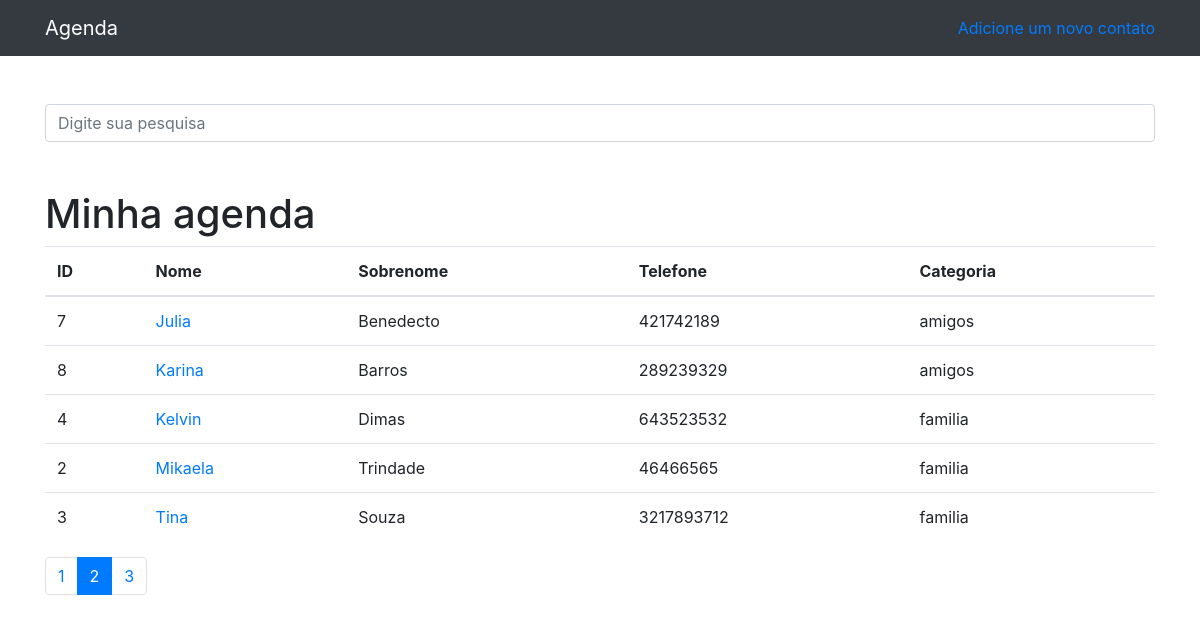
Screenshot of /?p=2&termo= with the database file from the repository.
### contatos/models.py (models this page shows)
class Contato(models.Model):
    nome = models.CharField(max_length=255)
    sobrenome = models.CharField(max_length=255, blank=True)#Blank torna o campo opcional
    telefone = models.CharField(max_length=255)
    email = models.CharField(max_length=255, blank=True)
    data_criacao = models.DateTimeField(default=timezone.now)
    descricao = models.TextField()
    categoria = models.ForeignKey(Categoria, on_delete=models.DO_NOTHING)
    mostrar = models.BooleanField(default=True)
    foto = models.ImageField(blank=True, upload_to='fotos/%Y/%m/%d')

class Categoria(models.Model):
    nome = models.CharField(max_length=255)
    def __str__(self):
        return self.nome

### contatos/views.py (the view)
# urls.py: path('', views.index, name="index"),
def index(request):
    contatos = Contato.objects.order_by('nome').filter(mostrar=True)
    paginator = Paginator(contatos, 5)
    page = request.GET.get('p')
    contatos = paginator.get_page(page)
    return render(request, 'paginas/index.html',{
        'contatos': contatos
    })

### contatos/templates/paginas/index.html
{%extends 'base.html'%}
{%block 'conteudo'%}
<h1 class="mt-5">Minha agenda</h1>
        <table class="table">
          <thead>
            <tr>
              <th>ID</th>
              <th>Nome</th>
              <th>Sobrenome</th>
              <th>Telefone</th>
              <th>Categoria</th>
            </tr>
          </thead>
          <tbody>
          {% for contato in contatos %}
              <tr>
                <td>{{contato.id}}</td>
                <td>
                  <a href="{%url 'ver_contato' contato.id  %}">{{contato.nome}}
                  </a>
                </td>
                <td>{{contato.sobrenome}}</td>
                <td>{{contato.telefone}}</td>
                <td>{{contato.categoria}}</td>
              </tr>
          {% endfor %}
          </tbody>
        </table>
        <nav aria-label="Page navigation example">
          <ul class="pagination">
            {%for pagina in contatos.paginator.page_range%}
              {%if contatos.number == pagina%}
                <li class="page-item active"><a class="page-link" href="?p={{pagina}}&termo={{request.GET.termo}}">{{pagina}}</a></li>
              {%else%}
                <li class="page-item"><a class="page-link" href="?p={{pagina}}&termo={{request.GET.termo}}">{{pagina}}</a></li>
              {%endif%}
            {%endfor%}
          </ul>
        </nav>
{%endblock%}

### rows the page displays
Contato: id "7", nome "Julia", sobrenome "Benedecto", telefone "421742189", categoria "amigos"
Contato: id "8", nome "Karina", sobrenome "Barros", telefone "289239329", categoria "amigos"
Contato: id "4", nome "Kelvin", sobrenome "Dimas", telefone "643523532", categoria "familia"
Contato: id "2", nome "Mikaela", sobrenome "Trindade", telefone "46466565", categoria "familia"
Contato: id "3", nome "Tina", sobrenome "Souza", telefone "3217893712", categoria "familia"

### other values shown
{{ pagina }} "1" "3"
{{ pagina }} "2"
